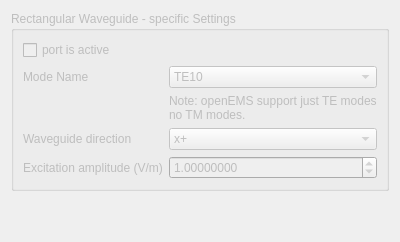
               <widget class="QWidget" name="RectWaveguide">
                <attribute name="title">
                 <string>RectWaveguide</string>
                </attribute>
                <layout class="QVBoxLayout" name="verticalLayout_28">
                 <item>
                  <widget class="QGroupBox" name="waveguideRectSettingsGroup">
                   <property name="enabled">
                    <bool>false</bool>
                   </property>
                   <property name="sizePolicy">
                    <sizepolicy hsizetype="Minimum" vsizetype="Minimum">
                     <horstretch>0</horstretch>
                     <verstretch>0</verstretch>
                    </sizepolicy>
                   </property>
                   <property name="minimumSize">
                    <size>
                     <width>200</width>
                     <height>120</height>
                    </size>
                   </property>
                   <property name="title">
                    <string>Rectangular Waveguide - specific Settings</string>
                   </property>
                   <layout class="QGridLayout" name="gridLayout_15">
                    <item row="2" column="1">
                     <widget class="QLabel" name="label_61">
                      <property name="text">
                       <string>Note: openEMS support just TE modes
no TM modes.</string>
                      </property>
                     </widget>
                    </item>
                    <item row="1" column="0">
                     <widget class="QLabel" name="label_59">
                      <property name="text">
                       <string>Mode Name</string>
                      </property>
                     </widget>
                    </item>
                    <item row="3" column="0">
                     <widget class="QLabel" name="label_58">
                      <property name="text">
                       <string>Waveguide direction</string>
                      </property>
                     </widget>
                    </item>
                    <item row="1" column="1">
                     <widget class="QComboBox" name="portRectWaveguideModeName">
                      <item>
                       <property name="text">
                        <string>TE10</string>
                       </property>
                      </item>
                      <item>
                       <property name="text">
                        <string>TE20</string>
                       </property>
                      </item>
                      <item>
                       <property name="text">
                        <string>TE01</string>
                       </property>
                      </item>
                      <item>
                       <property name="text">
                        <string>TE11</string>
                       </property>
                      </item>
                      <item>
                       <property name="text">
                        <string>TE21</string>
                       </property>
                      </item>
                      <item>
                       <property name="text">
                        <string>TE30</string>
                       </property>
                      </item>
                      <item>
                       <property name="text">
                        <string>TE31</string>
                       </property>
                      </item>
                      <item>
                       <property name="text">
                        <string>TE40</string>
                       </property>
                      </item>
                      <item>
                       <property name="text">
                        <string>TE02</string>
                       </property>
                      </item>
                     </widget>
                    </item>
                    <item row="4" column="1">
                     <widget class="QDoubleSpinBox" name="portRectWaveguideExcitationAmplitude">
                      <property name="decimals">
                       <number>8</number>
                      </property>
                      <property name="minimum">
                       <double>-1000000.000000000000000</double>
                      </property>
                      <property name="maximum">
                       <double>1000000.000000000000000</double>
                      </property>
                      <property name="singleStep">
                       <double>0.100000000000000</double>
                      </property>
                      <property name="value">
                       <double>1.000000000000000</double>
                      </property>
                     </widget>
                    </item>
                    <item row="4" column="0">
                     <widget class="QLabel" name="label_60">
                      <property name="text">
                       <string>Excitation amplitude (V/m)</string>
                      </property>
                     </widget>
                    </item>
                    <item row="3" column="1">
                     <widget class="QComboBox" name="portRectWaveguideDirection">
                      <item>
                       <property name="text">
                        <string>x+</string>
                       </property>
                      </item>
                      <item>
                       <property name="text">
                        <string>x-</string>
                       </property>
                      </item>
                      <item>
                       <property name="text">
                        <string>y+</string>
                       </property>
                      </item>
                      <item>
                       <property name="text">
                        <string>y-</string>
                       </property>
                      </item>
                      <item>
                       <property name="text">
                        <string>z+</string>
                       </property>
                      </item>
                      <item>
                       <property name="text">
                        <string>z-</string>
                       </property>
                      </item>
                     </widget>
                    </item>
                    <item row="0" column="0">
                     <widget class="QCheckBox" name="portRectWaveguideActive">
                      <property name="text">
                       <string>port is active</string>
                      </property>
                     </widget>
                    </item>
                   </layout>
                  </widget>
                 </item>
                 <item>
                  <spacer name="verticalSpacer_15">
                   <property name="orientation">
                    <enum>Qt::Vertical</enum>
                   </property>
                   <property name="sizeHint" stdset="0">
                    <size>
                     <width>20</width>
                     <height>40</height>
                    </size>
                   </property>
                  </spacer>
                 </item>
                </layout>
               </widget>
